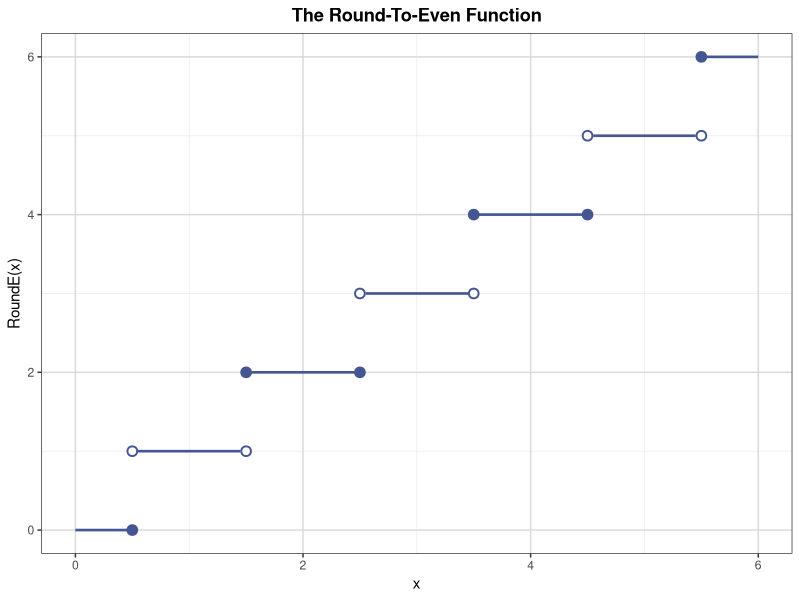

Here is the R script that generated this plot:
out <- Sys.getenv("OUT_DIR")
if (out == "") out <- getwd()
dir.create(out, showWarnings = FALSE, recursive = TRUE)

suppressPackageStartupMessages({
  library(ggplot2)
})

# ---- SAS ROUND / ROUNDE helpers (half away vs half to even) ----
sas_round <- function(x, unit = 1) {
  # SAS ROUND: round to nearest multiple of unit, ties away from zero
  res <- rep(NA_real_, length(x))
  for (i in seq_along(x)) {
    xi <- x[i]; ui <- if (length(unit) == 1) unit else unit[i]
    if (is.na(xi) || is.na(ui)) { res[i] <- NA_real_; next }
    if (ui == 0) { res[i] <- NA_real_; next }
    y <- xi / ui
    if (y == 0) { res[i] <- 0; next }
    s <- sign(y)
    ay <- abs(y)
    f <- floor(ay + 1e-12)
    diff <- ay - f
    eps <- 1e-7
    if (abs(diff - 0.5) < eps) {
      r <- f + 1
    } else if (diff < 0.5) {
      r <- f
    } else {
      r <- f + 1
    }
    res[i] <- s * r * ui
  }
  res
}

sas_rounde <- function(x, unit = 1) {
  # SAS ROUNDE: round to nearest multiple of unit, ties to even multiple
  res <- rep(NA_real_, length(x))
  for (i in seq_along(x)) {
    xi <- x[i]; ui <- if (length(unit) == 1) unit else unit[i]
    if (is.na(xi) || is.na(ui)) { res[i] <- NA_real_; next }
    if (ui == 0) { res[i] <- NA_real_; next }
    y <- xi / ui
    fl <- floor(y + 1e-12)
    diff <- y - fl
    eps <- 1e-7
    if (abs(diff - 0.5) < eps) {
      # tie: choose even
      # fl %% 2 works for negatives in R (even => 0)
      if (fl %% 2 == 0) {
        r <- fl
      } else {
        r <- fl + 1
      }
    } else if (diff < 0.5) {
      r <- fl
    } else {
      r <- fl + 1
    }
    res[i] <- r * ui
  }
  res
}

fmt3 <- function(x) {
  # SAS NDEC=3 formatting: round half away then show 3 decimals
  ri <- sas_round(x * 1000, 1)
  sprintf("%.3f", ri / 1000)
}

# ---- Series / Scatter data (step plot of rounde) ----
x_seq <- seq(0, 6, by = 0.05)  # 121 obs like SAS DO 0 TO 6 BY 0.05
y_seq <- sas_rounde(x_seq)
group_seq <- y_seq
Series <- data.frame(x = x_seq, y = y_seq, group = group_seq)

x1 <- seq(0.5, 5.5, by = 1)
y1 <- sas_rounde(x1)
Scatter1 <- data.frame(x1 = x1, y1 = y1)

x2 <- seq(0.5, 5.5, by = 1)
y2 <- sas_rounde(x2 + 1) - 1
Scatter2 <- data.frame(x2 = x2, y2 = y2)

# SAS: data RoundToEven; set Series Scatter1 Scatter2; run;
# Combined plotted data: keep all columns, missing where not applicable
n1 <- nrow(Series); n2 <- nrow(Scatter1); n3 <- nrow(Scatter2)
RoundToEven <- data.frame(
  x = c(Series$x, rep(NA_real_, n2 + n3)),
  y = c(Series$y, rep(NA_real_, n2 + n3)),
  group = c(Series$group, rep(NA_real_, n2 + n3)),
  x1 = c(rep(NA_real_, n1), Scatter1$x1, rep(NA_real_, n3)),
  y1 = c(rep(NA_real_, n1), Scatter1$y1, rep(NA_real_, n3)),
  x2 = c(rep(NA_real_, n1 + n2), Scatter2$x2),
  y2 = c(rep(NA_real_, n1 + n2), Scatter2$y2)
)

# ---- Figure: SGPlot equivalent ----
p <- ggplot() +
  geom_line(data = Series, aes(x = x, y = y, group = group), color = "#445694", linewidth = 0.9) +
  geom_point(data = Scatter1, aes(x = x1, y = y1), shape = 21, size = 2.6, colour = "#445694", fill = "#445694", stroke = 1) +
  geom_point(data = Scatter2, aes(x = x2, y = y2), shape = 21, size = 2.6, colour = "#445694", fill = "white", stroke = 1) +
  labs(title = "The Round-To-Even Function", x = "x", y = "RoundE(x)") +
  theme_bw() +
  theme(plot.title = element_text(hjust = 0.5, face = "bold"),
        panel.grid.major = element_line(colour = "grey85"),
        panel.grid.minor = element_line(colour = "grey92"),
        legend.position = "none")

ggsave(file.path(out, "sgplot.png"), plot = p, width = 8, height = 6, dpi = 150)
# CSV of plotted data
write.csv(RoundToEven, file.path(out, "sgplot.csv"), row.names = FALSE, na = "")

# ---- Seq table: compare ROUND and ROUNDE ----
x_s <- seq(0, 3.5, by = 0.25)
Seq <- data.frame(
  x = x_s,
  Round = sas_round(x_s),
  RoundEven = sas_rounde(x_s)
)

# ---- Channel1 data ----
Length_vals <- c(
0.91,1.01,0.95,1.13,1.12,0.86,0.96,1.17,1.36,1.10,
0.98,1.27,1.13,0.92,1.15,1.26,1.14,0.88,1.03,1.00,
0.98,0.94,1.09,0.92,1.10,0.95,1.05,1.05,1.11,1.15,
1.11,0.98,0.78,1.09,0.94,1.05,0.89,1.16,0.88,1.19,
1.01,1.08,1.19,0.94,0.92,1.27,0.90,0.88,1.38,1.02,
1.21,0.99,1.19,1.05,0.95,0.92,1.06,1.03,0.76,1.04,
0.84,0.93,0.96,1.23,1.06,1.20,0.94,0.74,0.80,1.00,
1.00,0.97,0.94,1.05,1.09,1.07,0.79,1.06,0.96,1.00,
1.07,0.98,1.26,0.99,1.12,0.99,1.05,1.12,0.85,0.96,
1.01,1.21,0.95,0.86,0.86,1.19,1.24,0.75,1.03,0.84,
0.93,0.65,0.84,0.92,0.86,1.07,1.05,0.95,1.05,1.10,
0.93,1.03,0.94,0.97,0.95,0.99,0.97,0.81,1.10,0.95,
1.08,0.75,0.97,0.94,0.95,0.85,1.02,1.07,1.11,1.02,
1.16,1.05,0.88,1.29,0.99,0.83,1.06,1.05,1.03,1.15,
1.14,0.91,1.17,1.17,0.70,0.84,1.33,0.95,1.34,1.14,
1.08,1.28,1.14,0.84,1.09,1.12,0.99,1.08,0.95,1.12,
0.70,1.07,1.06,1.24,1.17,0.96,1.00,0.85,1.25,0.84,
1.00,1.01,1.08,1.08,0.75,1.06,1.09,0.86,1.08,1.11,
1.19,1.25,0.94,0.97,0.81,0.91,0.99,0.94,0.94,1.12,
1.10,0.82,1.17,0.89,0.75,0.84,1.10,0.93,1.11,1.07,
1.20,1.22,0.90,1.01,1.17,0.97,1.02,0.77,1.07,0.87,
0.96,1.21,1.04,0.89,0.95,0.86,0.84,1.03,1.26,0.71,
0.75,1.34,1.14,1.09,0.85,0.68,0.79,1.06,1.12,1.10,
0.98,1.11,0.98,0.86,1.15,0.89,1.21,0.79,1.31,0.84,
1.05,0.89,1.01,0.81,1.10,1.04,1.07,1.02,0.91,1.00,
0.98,0.95,0.82,1.11,1.07,1.07,0.89,1.15,1.04,1.19,
1.07,1.03,1.04,0.81,0.93,1.06,0.92,1.29,1.04,0.99,
0.86,0.84,1.22,1.09,1.14,0.76,0.86,0.96,1.07,1.21,
0.93,1.07,1.13,0.95,0.92,1.01,1.01,1.16,1.24,0.82,
1.03,1.31,0.79,1.14,1.15,0.97,0.82,1.10,1.06,1.00,
0.58,0.79,1.08,1.06,1.06,1.14,1.09,1.01,0.87,0.97,
1.08,1.03,1.08,0.92,1.26,0.74,0.98,0.94,0.84,1.07,
1.04,0.93,0.90,0.83,0.91,1.15,1.00,0.86,0.87,0.75,
1.19,1.13,1.14,0.78,1.03,0.95,0.77,0.89,0.90,0.96,
0.95,1.08,1.03,0.98,1.00,0.86,1.16,1.05,0.97,0.91,
1.06,1.12,0.97,1.03,0.88,1.02,0.98,0.95,0.86,1.14,
1.15,1.26,0.84,0.82,0.91,1.02,0.96,0.95,1.17,1.03,
0.89,1.07,1.06,1.09,0.95,0.99,1.38,1.10,0.88,1.05,
1.18,0.93,1.14,0.86,1.24,0.97,1.04,1.12,1.10,1.14,
1.22,0.89,0.93,1.30,0.93,1.00,1.06,0.92,1.26,0.75,
1.24,1.17,1.09,1.06,0.78,0.95,0.97,0.90,0.98,0.88,
0.87,1.00,0.83,1.11,1.15,1.20,1.21,1.00,0.95,0.82,
1.16,0.80,0.99,0.89,1.17
)
Channel1 <- data.frame(Length = Length_vals)

Round_df <- data.frame(Length = Channel1$Length)
Round_df$Round <- sas_round(Round_df$Length, 0.1)
Round_df$RoundEven <- sas_rounde(Round_df$Length, 0.1)
Round_df$RoundUp <- as.numeric(Round_df$Round > Round_df$Length)
Round_df$RoundEvenUp <- as.numeric(Round_df$RoundEven > Round_df$Length)

# ---- PROC MEANS equivalents ----
# Means1: sum mean for Length, Round, RoundEven
vars1 <- c("Length", "Round", "RoundEven")
labels1 <- c("True values", "Rounded values", "Round-to-even values")
sums1 <- sapply(vars1, function(v) sum(Round_df[[v]], na.rm = TRUE))
means1 <- sapply(vars1, function(v) mean(Round_df[[v]], na.rm = TRUE))
n1obs <- sapply(vars1, function(v) sum(!is.na(Round_df[[v]])))
Means1 <- data.frame(
  Variable = vars1,
  Label = labels1,
  N = as.integer(n1obs),
  Sum = as.numeric(sums1),
  Mean = as.numeric(means1),
  stringsAsFactors = FALSE
)
Means1_disp <- data.frame(
  Variable = vars1,
  Label = labels1,
  Sum = fmt3(sums1),
  Mean = fmt3(means1),
  stringsAsFactors = FALSE
)

# Means2: mean for RoundUp, RoundEvenUp
vars2 <- c("RoundUp", "RoundEvenUp")
labels2 <- c("Proportion rounded up for ROUND", "Proportion rounded up for ROUNDE")
means2 <- sapply(vars2, function(v) mean(Round_df[[v]], na.rm = TRUE))
n2obs <- sapply(vars2, function(v) sum(!is.na(Round_df[[v]])))
Means2 <- data.frame(
  Variable = vars2,
  Label = labels2,
  N = as.integer(n2obs),
  Mean = as.numeric(means2),
  stringsAsFactors = FALSE
)
Means2_disp <- data.frame(
  Variable = vars2,
  Label = labels2,
  Mean = fmt3(means2),
  stringsAsFactors = FALSE
)

# ---- Text rendering (P096.lst equivalent) ----
txt_path <- file.path(out, "P096.txt")
lst_txt_path <- file.path(out, "P096.lst.txt")
con <- file(txt_path, open = "wt")

cat("The Round-To-Even Function\n", file = con)
cat("\n", file = con)
cat("Seq: Comparison of ROUND and ROUNDE functions\n", file = con)
cat(sprintf("%-10s %-10s %-10s\n", "x", "Round(x)", "RoundE(x)"), file = con)
cat(paste(rep("-", 32), collapse = ""), "\n", file = con, sep = "")
for (i in seq_len(nrow(Seq))) {
  # SAS BEST display: x as is, Round/RoundEven as integers
  xs <- ifelse(Seq$x[i] == round(Seq$x[i]), sprintf("%d", as.integer(Seq$x[i])),
               gsub("0+$", "", gsub("\\.$", "", sprintf("%.2f", Seq$x[i]))))
  # simpler: format x removing trailing zeros
  xs2 <- format(Seq$x[i], nsmall = 2, trim = TRUE)
  # keep SAS-like: 0, 0.25, 0.50 -> 0.5 etc. Use default R display stripped?
  # Use plain: as.character(Seq$x[i])
  xs3 <- as.character(Seq$x[i])
  cat(sprintf("%-10s %-10d %-10d\n", xs3, as.integer(Seq$Round[i]), as.integer(Seq$RoundEven[i])), file = con)
}
cat("\n", file = con)
cat("PROC MEANS DATA=Round SUM MEAN NDEC=3\n", file = con)
cat(" True values / Rounded values / Round-to-even values\n", file = con)
cat(sprintf("%-12s %-32s %10s %10s\n", "Variable", "Label", "Sum", "Mean"), file = con)
cat(paste(rep("-", 70), collapse = ""), "\n", file = con, sep = "")
for (i in seq_len(nrow(Means1_disp))) {
  cat(sprintf("%-12s %-32s %10s %10s\n", Means1_disp$Variable[i], Means1_disp$Label[i],
              Means1_disp$Sum[i], Means1_disp$Mean[i]), file = con)
}
cat("\n", file = con)
cat("PROC MEANS DATA=Round MEAN NDEC=3\n", file = con)
cat(" Proportion rounded up\n", file = con)
cat(sprintf("%-12s %-32s %10s\n", "Variable", "Label", "Mean"), file = con)
cat(paste(rep("-", 60), collapse = ""), "\n", file = con, sep = "")
for (i in seq_len(nrow(Means2_disp))) {
  cat(sprintf("%-12s %-32s %10s\n", Means2_disp$Variable[i], Means2_disp$Label[i],
              Means2_disp$Mean[i]), file = con)
}
close(con)
# duplicate for .lst.txt name
file.copy(txt_path, lst_txt_path, overwrite = TRUE)

# ---- CSV outputs ----
# Main table body: Seq (15 rows, 45 numbers)
write.csv(Seq, file.path(out, "P096.csv"), row.names = FALSE, na = "")
# Additional means CSVs (contain remaining 8 numbers; together 53)
write.csv(Means1, file.path(out, "P096_means_sum_mean.csv"), row.names = FALSE, na = "")
write.csv(Means2, file.path(out, "P096_means_prop.csv"), row.names = FALSE, na = "")
# Copies for lst naming
file.copy(file.path(out, "P096.csv"), file.path(out, "P096.lst.csv"), overwrite = TRUE)
# Display-formatted versions for reference
write.csv(Means1_disp, file.path(out, "P096_means_sum_mean_disp.csv"), row.names = FALSE, na = "")
write.csv(Means2_disp, file.path(out, "P096_means_prop_disp.csv"), row.names = FALSE, na = "")
# Round detail dataset (optional, documents rounding)
write.csv(Round_df, file.path(out, "P096_Round.csv"), row.names = FALSE, na = "")
